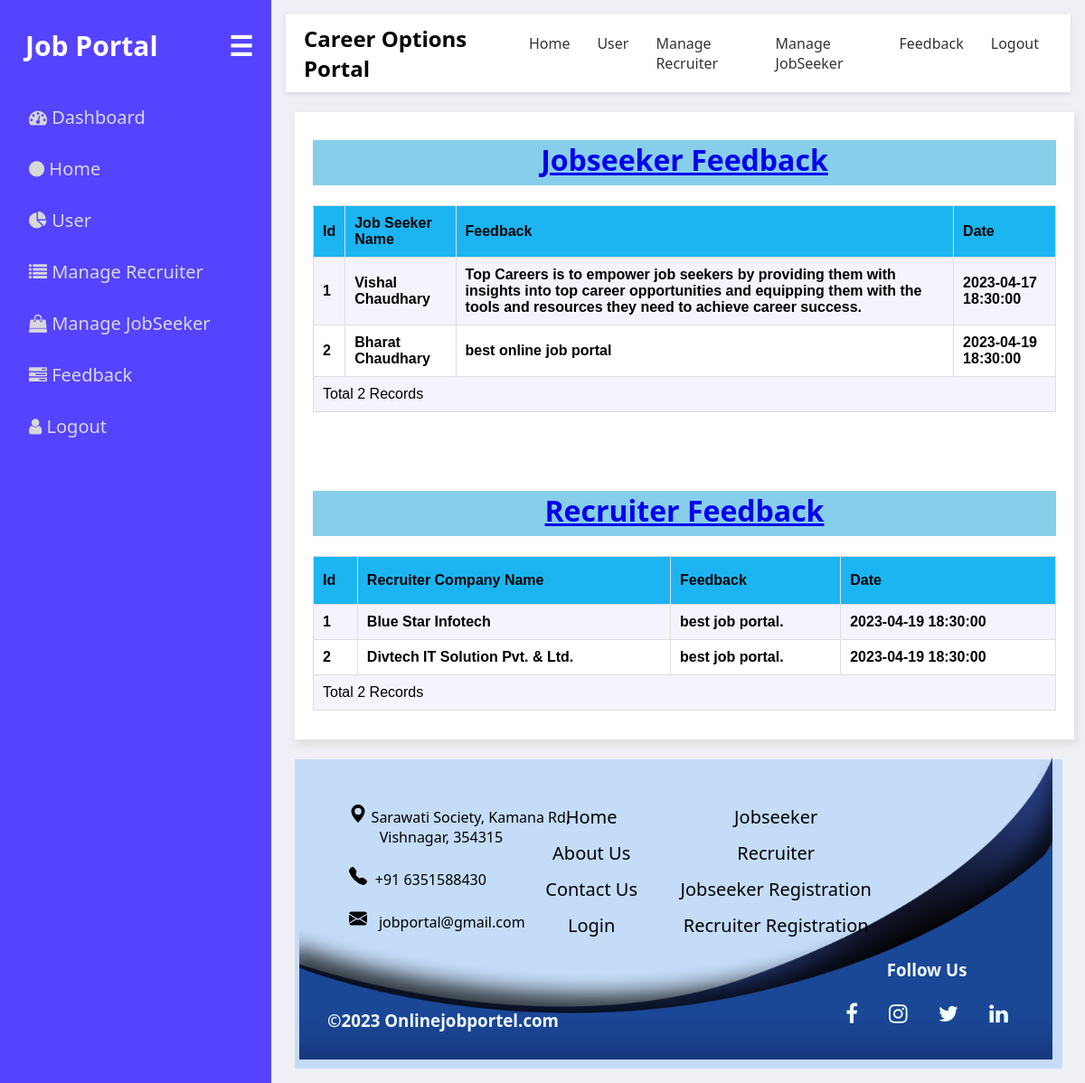
/Admin/Feedback.php, run on the app's committed database.
### tables this page shows
CREATE TABLE `feedback` (
  `FeedbackId` int(11) NOT NULL,
  `JobSeekId` int(11) NOT NULL,
  `Feedback` varchar(200) NOT NULL,
  `FeedbakDate` timestamp NOT NULL DEFAULT current_timestamp()
);

CREATE TABLE `jobseeker_reg` (
  `JobSeekId` int(11) NOT NULL,
  `JobSeekerName` varchar(20) NOT NULL,
  `Address` varchar(100) NOT NULL,
  `City` varchar(20) NOT NULL,
  `Email` varchar(40) NOT NULL,
  `Mobile` bigint(20) NOT NULL,
  `Qualification` varchar(20) NOT NULL,
  `Gender` varchar(10) NOT NULL,
  `BirthDate` date NOT NULL,
  `Resume` text NOT NULL,
  `Status` varchar(10) NOT NULL,
  `UserName` varchar(20) NOT NULL,
  `Password` varchar(20) NOT NULL,
  `ConfirmPassword` varchar(20) NOT NULL,
  `Question` varchar(100) NOT NULL,
  `Answer` varchar(50) NOT NULL
);

CREATE TABLE `recruiter_feedback` (
  `FeedbackId` int(11) NOT NULL,
  `RecruiterId` int(11) NOT NULL,
  `Feedback` varchar(200) NOT NULL,
  `FeedbakDate` timestamp NOT NULL DEFAULT current_timestamp()
);

CREATE TABLE `recruiter_reg` (
  `RecruiterId` int(11) NOT NULL,
  `CompanyName` varchar(50) NOT NULL,
  `CompanyLogo` varchar(400) NOT NULL,
  `ContactPerson` varchar(20) NOT NULL,
  `Address` varchar(100) NOT NULL,
  `City` varchar(20) NOT NULL,
  `Email` varchar(25) NOT NULL,
  `Mobile` bigint(13) NOT NULL,
  `Area_Work` varchar(40) NOT NULL,
  `Status` varchar(10) NOT NULL,
  `UserName` varchar(15) NOT NULL,
  `Password` varchar(15) NOT NULL,
  `ConfirmPassword` varchar(20) NOT NULL,
  `Question` varchar(100) NOT NULL,
  `Answer` varchar(50) NOT NULL
);

### Admin/Feedback.php (the view, shortened to what this page needs)
<!Doctype HTML>
<html>
<head>
	<link rel="stylesheet" href="style.css" type="text/css"/>
	<link rel="stylesheet" href="https://cdnjs.cloudflare.com/ajax/libs/font-awesome/4.7.0/css/font-awesome.min.css">
</head>
<body>
	<div id="mySidenav" class="sidenav">
	<p class="logo"> Job Portal <span class="menu">☰</span></p>
  <a href="#" class="icon-a"><i class="fa fa-dashboard icons"></i>   Dashboard</a>
  <a href="index.php"class="icon-a"><i class="fa fa-circle icons"></i>   Home</a>
  <a href="User.php"class="icon-a"><i class="fa fa-pie-chart icons"></i>   User</a>
  <a href="ManageRecruiter.php"class="icon-a"><i class="fa fa-list icons"></i>   Manage Recruiter</a>
  <a href="ManageJob.php"class="icon-a"><i class="fa fa-shopping-bag icons"></i>   Manage JobSeeker</a>
  <a href="Feedback.php"class="icon-a"><i class="fa fa-tasks icons"></i>   Feedback</a>
  <a href="Logout.php"class="icon-a"><i class="fa fa-user icons"></i>   Logout</a>
</div>
<div id="main">
	<div class="head">
		<div class="col-div-5">
<p class="nav"> Career Options Portal</p>
</div>
	<div class="col-div-7">
		<div class="navbar">
            <a href="index.php">Home</a>
            <a href="User.php">User</a>
            <a href="ManageRecruiter.php">Manage Recruiter</a>
            <a href="ManageJob.php">Manage JobSeeker</a>
            <a href="Feedback.php">Feedback</a>
            <a href="Logout.php">Logout</a>
        </div>
</div>
</div>
	<br/>
    <div class="col-div-12">
		  <div class="box-1" style="height:50%;">
			  <div class="content-box-1">
        <h1 style="background-color:skyblue; text-align: center;  height:50px;"><span><a href="#">Jobseeker Feedback </a></span></h1>
        <table style="width: 100%;" border="1" bordercolor="#1CB5F1" >
                  <tr>
                    <th height="32" bgcolor="#1CB5F1" class="style3"><div align="left" class="style9 style5"><strong>Id</strong></div></th>
                    <th bgcolor="#1CB5F1" class="style3"><div align="left" class="style9 style5"><strong>Job Seeker Name</strong></div></th>
                    <th bgcolor="#1CB5F1" class="style3"><div align="left" class="style9 style5"><strong>Feedback</strong></div></th>
                    <th bgcolor="#1CB5F1" class="style3"><div align="left" class="style12">Date</div></th>
                  </tr>
                  <?php
$con = mysqli_connect("localhost","root","","ojp");
mysqli_select_db( $con,"ojp");
$sql = "select FeedbackId,Feedback,FeedbakDate,JobSeekerName from Feedback,JobSeeker_Reg where Feedback.JobSeekId=JobSeeker_Reg.JobSeekId";
$result = mysqli_query($con, $sql);
while($row = mysqli_fetch_array($result))
{
$Id=$row['FeedbackId'];
$Name=$row['JobSeekerName'];
$Feedback=$row['Feedback'];
$FeedbakDate=$row['FeedbakDate'];
?>
                  <tr>
                    <td class="style3"><div align="left" class="style9 style5"><strong><?php echo $Id;?></strong></div></td>
                    <td class="style3"><div align="left" class="style9 style5"><strong><?php echo $Name;?></strong></div></td>
                    <td class="style3"><div align="left" class="style9 style5"><strong><?php echo $Feedback;?></strong></div></td>
                    <td class="style3"><div align="left" class="style9 style5"><strong><?php echo $FeedbakDate;?></strong></div></td>
                  </tr>
                  <?php
}
$records = mysqli_num_rows($result);
?>
                  <tr>
                    <td colspan="4" class="style3"><div align="left" class="style12"><?php echo "Total ".$records." Records"; ?> </div></td>
                  </tr>
                </table>
<br>
<br>
<br>
<h1 style="background-color:skyblue; text-align: center;  height:50px;"><span><a href="#">Recruiter Feedback </a></span></h1>
<table style="width: 100%;" border="1" bordercolor="#1CB5F1" >
                    <tr>
                    <th height="32" bgcolor="#1CB5F1" class="style3"><div align="left" class="style9 style5"><strong>Id</strong></div></th>
                    <th bgcolor="#1CB5F1" class="style3"><div align="left" class="style9 style5"><strong>Recruiter Company Name</strong></div></th>
                    <th bgcolor="#1CB5F1" class="style3"><div align="left" class="style9 style5"><strong>Feedback</strong></div></th>
                    <th bgcolor="#1CB5F1" class="style3"><div align="left" class="style12">Date</div></th>
                  </tr>
                  <?php
$con = mysqli_connect("localhost","root","","ojp");
mysqli_select_db( $con,"ojp");
$sql = "select FeedbackId,Feedback,FeedbakDate,CompanyName from recruiter_feedback,recruiter_reg where recruiter_feedback.RecruiterId=recruiter_reg.RecruiterId";
$result = mysqli_query($con, $sql);
while($row = mysqli_fetch_array($result))
{
$Id1=$row['FeedbackId'];
$CompanyName=$row['CompanyName'];
$Feedback=$row['Feedback'];
$FeedbakDate=$row['FeedbakDate'];
?>
                  <tr>
                    <td class="style3"><div align="left" class="style9 style5"><strong><?php echo $Id1;?></strong></div></td>
                    <td class="style3"><div align="left" class="style9 style5"><strong><?php echo $CompanyName;?></strong></div></td>
                    <td class="style3"><div align="left" class="style9 style5"><strong><?php echo $Feedback;?></strong></div></td>
                    <td class="style3"><div align="left" class="style9 style5"><strong><?php echo $FeedbakDate;?></strong></div></td>
                  </tr>
                  <?php
}
$records = mysqli_num_rows($result);
?>
                  <tr>
                    <td colspan="4" class="style3"><div align="left" class="style12"><?php echo "Total ".$records." Records"; ?> </div></td>
                  </tr>
                </table>
<br>
		    </div>
	    </div>
	</div>
	<br/>
    <div class="col-div-12">
        <div class="box-9" style="height: 45%; background-color: rgba(30, 143, 255, 0.207);">
              <div class="content-box" >
              <?php
						    include "footer.php";
					    ?>
            </div>
        </div>
    </div>
</div>
</body>
</html>

### Admin/footer.php (shortened to what this page needs)
<html>
<head>
</head>
<body>
			<div class="conn">
                <img src="foot3.png" alt="" style="width: 103%; margin: -30px 0px -15px -15px">
              <div class="top-left">
              <svg xmlns="http://www.w3.org/2000/svg" width="20" height="20" fill="currentColor" class="bi bi-geo-alt-fill" viewBox="0 0 16 16">
             <path d="M8 16s6-5.686 6-10A6 6 0 0 0 2 6c0 4.314 6 10 6 10zm0-7a3 3 0 1 1 0-6 3 3 0 0 1 0 6z"/>
                </svg>&nbsp;Sarawati Society, Kamana Rd,</br>&nbsp;&nbsp;&nbsp;&nbsp;&nbsp;&nbsp;&nbsp; Vishnagar, 354315<br><br>
                 &nbsp;+91 6351588430<br><br>
                 &nbsp; jobportal@gmail.com<br><br>
                </div>
                <div class="center">
					<a href="index.php">Home</a>
					<a href="AboutUs.php">About Us</a>
					<a href="ContactUs.php">Contact Us</a>
					<a href="login.php">Login</a>
				</div>
                <div class="top-right">
					<a href="jobseeker.php">Jobseeker</a>
						<a href="Recruiter.php">Recruiter</a>
						<a href="Jobseeker_Reg.php">Jobseeker Registration</a>
						<a href="Recruiter_Reg.php">Recruiter Registration</a>
				</div>
                <div class="bottom-left">
                <h3 id="copyright">&copy;2023 Onlinejobportel.com</h3>
                </div>
				<div class="bottom-right">
					<h3>Follow Us</h3>
				<a href="#" class="icon-b" style="font-size: 150%;"><i class="fa fa-facebook icons"></i></a>
				<a href="#" class="icon-b" style="font-size: 150%;"><i class="fa fa-instagram icons"></i></a>
				<a href="#" class="icon-b" style="font-size: 150%;"><i class="fa fa-twitter icons"></i></a>
				<a href="#" class="icon-b" style="font-size: 150%;"><i class="fa fa-linkedin icons"></i></a>
                </div>
            </div>
</body>
</html>

### Admin/style.css (style rules this page uses)
body { margin:0px; padding: 0px; background-color:#efeff5; font-family: system-ui; }
.logo { margin: 0px; margin-left: 28px; font-weight: bold; color: white; margin-bottom: 30px; }
.sidenav { height: 100%; width: 300px; position: fixed; z-index: 1; top: 0; left: 0; background-color: #5643ff; overflow: hidden; padding-top: 30px; transition: ease-in-out 0.3s; }
.menu { float: right; margin-right: 20px; cursor: pointer; }
.sidenav a { padding: 15px 8px 15px 32px; text-decoration: none; font-size: 20px; color: #d8d8d8; display: block; }
.sidenav { top: 0; right: 25px; font-size: 30px; }
#main { padding: 16px; margin-left: 300px; }
.head { display: flex; justify-content: space-between; align-items: center; padding: 10px 20px; background-color: #fff; box-shadow: 0 2px 5px rgba(0, 0, 0, 0.1); }
.head .nav { font-size: 24px; font-weight: bold; margin: 0; }
.head .navbar { display: flex; }
.head .navbar a { display: block; padding: 10px 15px; text-decoration: none; color: #333; }
.box-1 { width: 97%; height: 500px; background-color: #ffffff; margin-left: 10px; padding:10px; box-shadow: 2px 5px 10px #ddd; position: relative; }
.content-box-1 { padding: 0px 10px; }
.col-div-12 { width: 100%; }
.content-box { padding: 20px; }
.box-9 { width: 97.8%; background-color: #fefbfb; height: 900px; margin-left: 10px; }
table { font-family: arial, sans-serif; border-collapse: collapse; width: 90%; }
td, th { border: 1px solid #dddddd; text-align: left; padding: 10px; color: black; }
tr:nth-child(even) { background-color: #7d71e614; color: #949bc59a!important; }
tr:nth-child(odd) { background-color: #ffffff3e; }

### Admin/footer.php (style rules this page uses)
.conn { position: relative; color: rgb(0, 0, 0); }
.bottom-left { position: absolute; bottom: 2px; left: 16px; color: aliceblue; }
.top-left { position: absolute; top: 30px; left: 5%; }
.top-right { position: absolute; top: 25px; right: 23%; text-align: center; color: rgb(0, 0, 0); }
.top-right a { text-decoration: none; color: rgb(0, 0, 0); padding: 5px 5px 8px 5px; text-decoration: none; font-size: 20px; display: block; }
.center { position: absolute; top: 25px; right:55%; text-align: center; color: rgb(0, 0, 0); }
.center a { text-decoration: none; color: rgb(0, 0, 0); padding: 5px 5px 8px 5px; text-decoration: none; font-size: 20px; display: block; }
.bottom-right { position: absolute; bottom: 25px; right: 25px; text-align: center; color: aliceblue; }
.icon-b { padding-left: 15px; padding-right: 15px; color: azure; }

### data on the page
feedback: FeedbackId "1", JobSeekId.JobSeekerName "Vishal Chaudhary", Feedback "Top Careers is to empower job seekers by providing them with insights into top career opportunities and equipping them with the tools and resources they need to achieve career success.", FeedbakDate "2023-04-17 18:30:00"
feedback: FeedbackId "2", JobSeekId.JobSeekerName "Bharat Chaudhary", Feedback "best online job portal", FeedbakDate "2023-04-19 18:30:00"
recruiter_feedback: FeedbackId "1", RecruiterId.CompanyName "Blue Star Infotech", Feedback "best job portal.", FeedbakDate "2023-04-19 18:30:00"
recruiter_feedback: FeedbackId "2", RecruiterId.CompanyName "Divtech IT Solution Pvt. & Ltd.", Feedback "best job portal.", FeedbakDate "2023-04-19 18:30:00"

### other printed values
$records "2"
